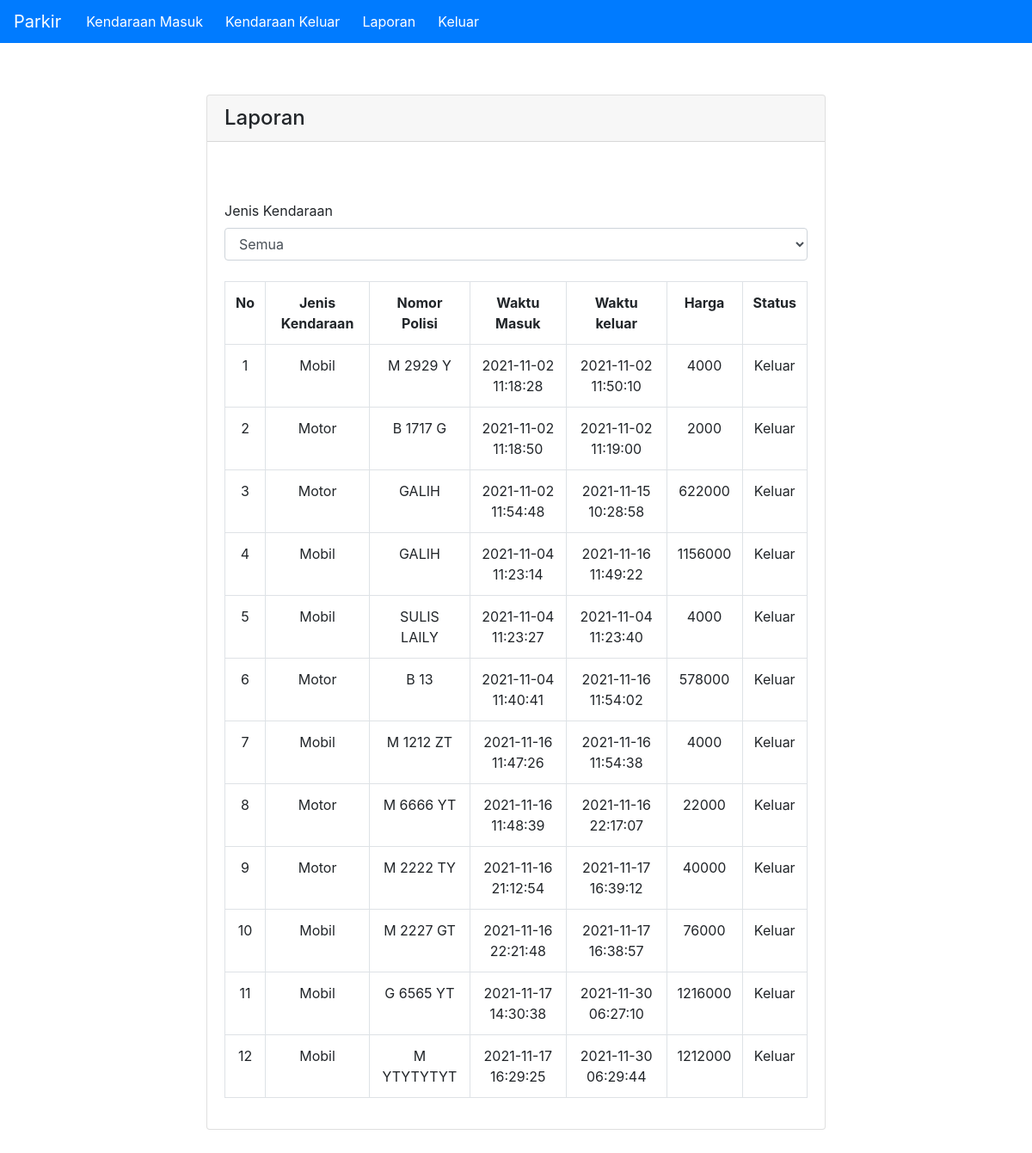
Screenshot of /laporan.php (signed in) with the database file from the repository.
### tables this page shows
CREATE TABLE `kendaraan` (
  `id_parkir` int(10) NOT NULL,
  `jenis_id` int(10) NOT NULL,
  `nama_pelanggan` varchar(250) NOT NULL,
  `nomor_polisi` varchar(250) NOT NULL,
  `waktu_masuk` datetime NOT NULL,
  `waktu_keluar` datetime NOT NULL,
  `harga` int(10) NOT NULL,
  `keterangan` enum('Masuk','Keluar') NOT NULL
);

CREATE TABLE `jeniskendaraan` (
  `jenis_id` int(10) NOT NULL,
  `jeniskendaraan` varchar(150) NOT NULL,
  `status` enum('on','off') NOT NULL,
  `bayar` int(10) NOT NULL
);

### function/function.php (called while the page is built, shortened)
<?php
include_once 'koneksi.php';
function query($query){
	global $koneksi;
	$result= mysqli_query($koneksi, $query);
	$rows=[];
	while ($row = mysqli_fetch_assoc($result)) {
		$rows[]= $row;
	}
	return $rows;
}
?>

### laporan.php (the view, shortened to what this page needs)
<?php
include_once("function/koneksi.php");
include_once 'function/function.php';
$masuk = query("SELECT * FROM `kendaraan` INNER JOIN  jeniskendaraan ON kendaraan.jenis_id = jeniskendaraan.jenis_id WHERE keterangan = 'Keluar' ORDER BY keterangan ASC");
?>
<?php include_once('navbar.php') ?>
<div id="pebungkus">
    <div class="card">
        <h4 class="card-header">Laporan</h4><br>
        <div class="card-body">
            <span>
                <br><label>Jenis Kendaraan</label><br>
                <select name="jenis_kendaraan" class="form-control" id="jenis_kendaraan" onChange="cariLaporan(this)">
                    <option value="Semua">Semua</option>
                </select>
            </span><br>
            <div class="table-responsive">
                <form method="post" class="table table-bordered" id="dataTable" width="100%" cellspacing="0">
                    <table id="carilaporan">
                        <tr>
                            <th>No</th>
                            <th>Jenis Kendaraan</th>
                            <th>Nomor Polisi</th>
                            <th>Waktu Masuk</th>
                            <th>Waktu keluar</th>
                            <th>Harga</th>
                            <th>Status</th>
                        </tr>
                        <?php $i =1; ?>
                        <?php foreach ($masuk as $msk): ?>
                        <tr>
                            <td><?php echo $i ?></td>
                            <td><?php echo $msk["jeniskendaraan"] ?></td>
                            <td class="text-uppercase"><?php echo $msk["nomor_polisi"] ?></td>
                            <td><?php echo $msk["waktu_masuk"] ?></td>
                            <td><?php echo $msk["waktu_keluar"] ?></td>
                            <td><?php echo $msk["harga"] ?></td>
                            <td><?php echo $msk["keterangan"] ?></td>
                        </tr>
                        <?php $i++; ?>
                        <?php endforeach ?>
                    </table>
                </form>
            </div>
        </div>
    </div>
</div>

### navbar.php (shortened to what this page needs)
<!DOCTYPE html>
<html>
<head>
    <link href="<?=BASE_URL.'vendor/bootstrap/css/bootstrap.min.css'?>" rel="stylesheet" id="bootstrap-css">
    <link rel="stylesheet" href="<?=BASE_URL.'css/style.css'?>">
</head>
<body>
    <nav class="navbar navbar-expand-lg navbar-dark bg-primary">
        <a class="navbar-brand" target="_blank" href="">Parkir</a>
        <div class="collapse navbar-collapse" id="navbarNavDropdown">
            <ul class="navbar-nav">
                <li class="nav-item active">
                    <a class="nav-link" href="<?=BASE_URL.'masuk.php'?>">Kendaraan Masuk</a>
                </li>
                <li class="nav-item active">
                    <a class="nav-link" href="<?=BASE_URL.'keluar.php'?>">Kendaraan Keluar</a>
                </li>
                <li class="nav-item active">
                    <a class="nav-link" href="<?=BASE_URL.'laporan.php'?>">Laporan</a>
                </li>
                <li class="nav-item active">
                    <a class="nav-link" href="<?=BASE_URL.'out.php'?>">Keluar</a>
                </li>
            </ul>
        </div>
    </nav>
</body>
</html>

### css/style.css (style rules this page uses)
#pebungkus { margin: 5% 20%; }
table { text-align: center; margin: 0 auto; border-spacing: 2px; }
.navbar { padding: 0 1rem; }
.nav-item { padding: 5px; }

### rows the page displays
kendaraan: jenis.jeniskendaraan "Mobil", nomor_polisi "M 2929 Y", waktu_masuk "2021-11-02 11:18:28", waktu_keluar "2021-11-02 11:50:10", harga "4000", keterangan "Keluar"
kendaraan: jenis.jeniskendaraan "Motor", nomor_polisi "B 1717 G", waktu_masuk "2021-11-02 11:18:50", waktu_keluar "2021-11-02 11:19:00", harga "2000", keterangan "Keluar"
kendaraan: jenis.jeniskendaraan "Motor", nomor_polisi "GALIH", waktu_masuk "2021-11-02 11:54:48", waktu_keluar "2021-11-15 10:28:58", harga "622000", keterangan "Keluar"
kendaraan: jenis.jeniskendaraan "Mobil", nomor_polisi "GALIH", waktu_masuk "2021-11-04 11:23:14", waktu_keluar "2021-11-16 11:49:22", harga "1156000", keterangan "Keluar"
kendaraan: jenis.jeniskendaraan "Mobil", nomor_polisi "SULIS LAILY", waktu_masuk "2021-11-04 11:23:27", waktu_keluar "2021-11-04 11:23:40", harga "4000", keterangan "Keluar"
kendaraan: jenis.jeniskendaraan "Motor", nomor_polisi "B 13", waktu_masuk "2021-11-04 11:40:41", waktu_keluar "2021-11-16 11:54:02", harga "578000", keterangan "Keluar"
kendaraan: jenis.jeniskendaraan "Mobil", nomor_polisi "M 1212 ZT", waktu_masuk "2021-11-16 11:47:26", waktu_keluar "2021-11-16 11:54:38", harga "4000", keterangan "Keluar"
kendaraan: jenis.jeniskendaraan "Motor", nomor_polisi "M 6666 YT", waktu_masuk "2021-11-16 11:48:39", waktu_keluar "2021-11-16 22:17:07", harga "22000", keterangan "Keluar"
kendaraan: jenis.jeniskendaraan "Motor", nomor_polisi "M 2222 TY", waktu_masuk "2021-11-16 21:12:54", waktu_keluar "2021-11-17 16:39:12", harga "40000", keterangan "Keluar"
kendaraan: jenis.jeniskendaraan "Mobil", nomor_polisi "M 2227 GT", waktu_masuk "2021-11-16 22:21:48", waktu_keluar "2021-11-17 16:38:57", harga "76000", keterangan "Keluar"
kendaraan: jenis.jeniskendaraan "Mobil", nomor_polisi "G 6565 YT", waktu_masuk "2021-11-17 14:30:38", waktu_keluar "2021-11-30 06:27:10", harga "1216000", keterangan "Keluar"
kendaraan: jenis.jeniskendaraan "Mobil", nomor_polisi "M YTYTYTYT", waktu_masuk "2021-11-17 16:29:25", waktu_keluar "2021-11-30 06:29:44", harga "1212000", keterangan "Keluar"
